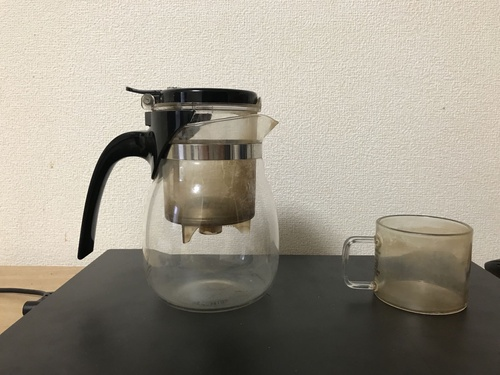
#> input picture task2/images/cups1.jpg, 500 x 375 px, shrunk from 1706 x 1279 before the run
$ python extra_feature_points_and_match.py
#> lines starting #> are read from the running program, lines starting #| are printed output that depends on the picture
import numpy as np
import matplotlib.pyplot as plt
import cv2

# necessary parameters
input_file1_path = "./images/cups1.jpg"
input_file2_path = "./images/cups2.jpg"
output_file_path = ""
num = 15 # the number of lines, can change the number you want to display


# read images
img1 = cv2.imread(input_file1_path)
#> img1 is the input picture: shape (375, 500, 3); mean B, G, R 137.7, 150.7, 156.8
img2 = cv2.imread(input_file2_path)
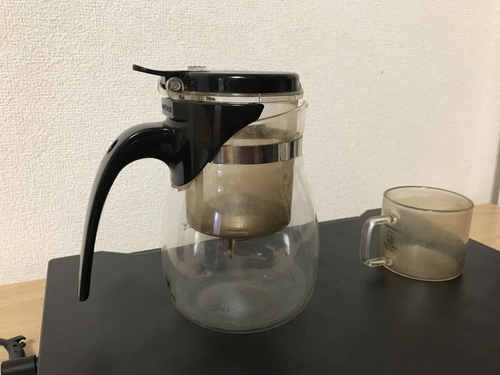
#> input picture task2/images/cups2.jpg, 500 x 375 px, shrunk from 1706 x 1279 before the run
#> img2 is the input picture: shape (375, 500, 3); mean B, G, R 130.6, 144.2, 150.7


# display and save image
def display(img, output_file_path=output_file_path):
    cv2.imwrite(output_file_path, img)
    plt.imshow(plt.imread(output_file_path))
    plt.axis('off')
    plt.show()


# sift_algorithm
def sift_extra_points(img):
    gray1 = cv2.cvtColor(img, cv2.COLOR_BGR2GRAY)
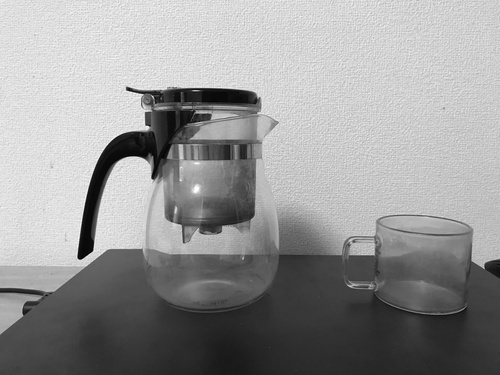
#> gray1: shape (375, 500); min 0, max 255, mean 151
    sift = cv2.xfeatures2d.SIFT_create()
    kp1 = sift.detect(gray1)
#> kp1 = 227 keypoints; strongest (x, y, size): (85, 245, 11.6), (129, 89, 3.2), (153, 177, 3.5), (132, 170, 19.7)
    img1_sift = cv2.drawKeypoints(gray1, kp1, None, flags=4)

    display(img1_sift, "./results/result_sift.jpg")


# akaze algorithm
def akaze_extra_points(img):
    gray1 = cv2.cvtColor(img, cv2.COLOR_BGR2GRAY)
    akaze = cv2.AKAZE_create()
    kp1 = akaze.detect(gray1)
#> kp1 = 278 keypoints; strongest (x, y, size): (83, 253, 8.1), (139, 166, 16.1), (143, 165, 11.4), (125, 165, 16.1)
    img1_akaze = cv2.drawKeypoints(gray1, kp1, None, flags=4)

    display(img1_akaze, "./results/result_akaze.jpg")
#> call 2 of display, with output_file_path = './results/result_akaze.jpg'
#> in display (call 2), `plt.show()`:
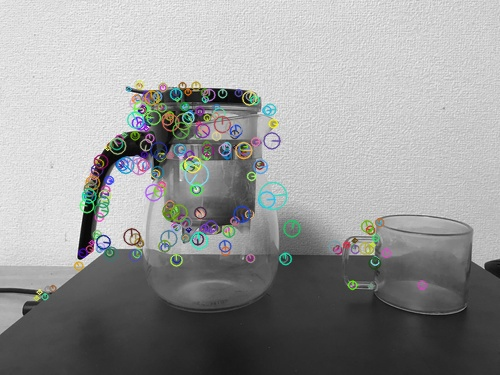
#> shown: shape (375, 500, 3); mean R, G, B 150.7, 151.5, 151

# fast algorithm
def fast_extra_points(img):
    gray1 = cv2.cvtColor(img, cv2.COLOR_BGR2GRAY)
    fast = cv2.FastFeatureDetector_create(threshold=10)
    kp1 = fast.detect(gray1)
#> kp1 = 3564 keypoints; strongest (x, y, size): (79, 258, 7), (146, 124, 7), (127, 88, 7), (145, 113, 7)
    img1_fast = cv2.drawKeypoints(gray1, kp1, None, flags=4)
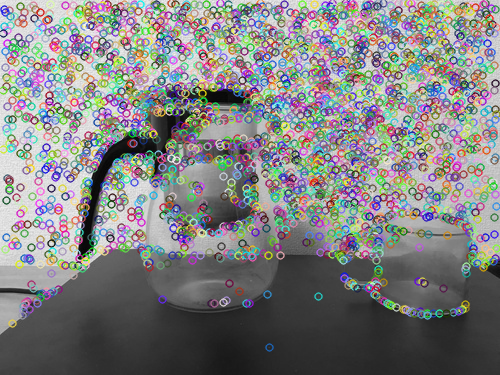
#> img1_fast: shape (375, 500, 3); mean of channels 0, 1, 2 129.6, 129.5, 129.4; drawn as B, G, R

    display(img1_fast, "./results/result_fast.jpg")

# the match function
def akaze_match(from_img, to_img, num):
#> called with num = 15
    akaze = cv2.AKAZE_create()
    from_img_gray = cv2.cvtColor(from_img, cv2.COLOR_BGR2GRAY)
    to_img_gray = cv2.cvtColor(to_img, cv2.COLOR_BGR2GRAY)
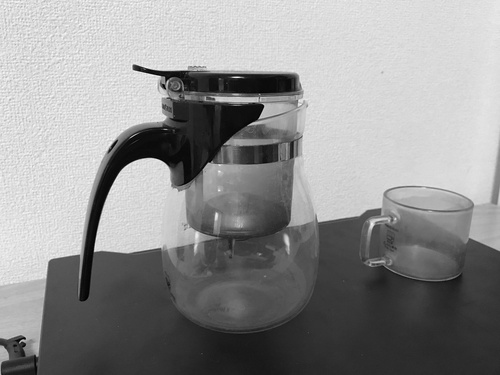
#> to_img_gray: shape (375, 500); min 0, max 250, mean 144.6
    from_key_points, from_descriptions = akaze.detectAndCompute(from_img_gray, None)
#> from_key_points = 278 keypoints; strongest (x, y, size): (83, 253, 8.1), (139, 166, 16.1), (143, 165, 11.4), (125, 165, 16.1)
    to_key_points, to_descriptions = akaze.detectAndCompute(to_img_gray, None)
#> to_key_points = 276 keypoints; strongest (x, y, size): (137, 68, 8.1), (156, 167, 16.1), (254, 111, 11.4), (102, 243, 11.4)


    bf_matcher = cv2.BFMatcher()
    matches = bf_matcher.match(from_descriptions, to_descriptions)
#> matches = 278 matches
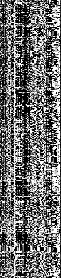
#> from_descriptions: shape (278, 61); min 0, max 255, mean 109.5

    matches = sorted(matches, key=lambda x: x.distance)

    match_img = cv2.drawMatches(
        from_img_gray, from_key_points, to_img_gray, to_key_points,
        matches[:num],  None, flags=2
    )

    display(match_img, "./results/match_img.jpg")
#> call 4 of display, with output_file_path = './results/match_img.jpg'
#> in display (call 4), `plt.show()`:
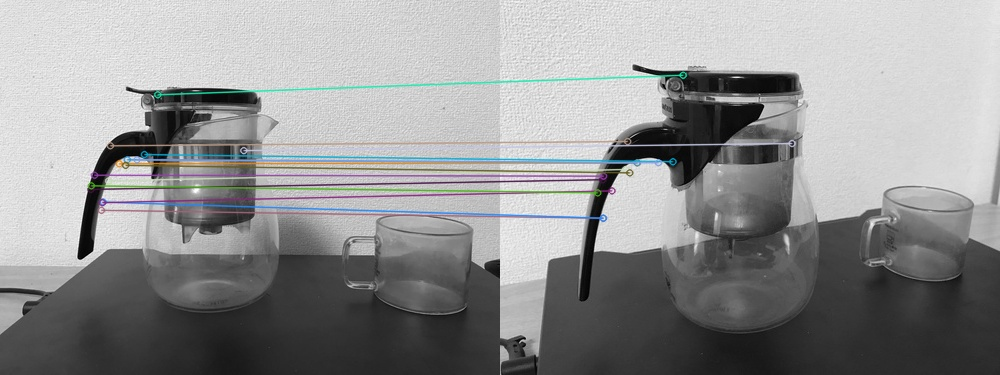
#> shown: shape (375, 1000, 3); mean R, G, B 146.3, 146.8, 147


# three extra_feature algorithms
sift_extra_points(img1)
akaze_extra_points(img1)
fast_extra_points(img1)


# use the akaze algorithm to make the match
akaze_match(img1, img2, num)
